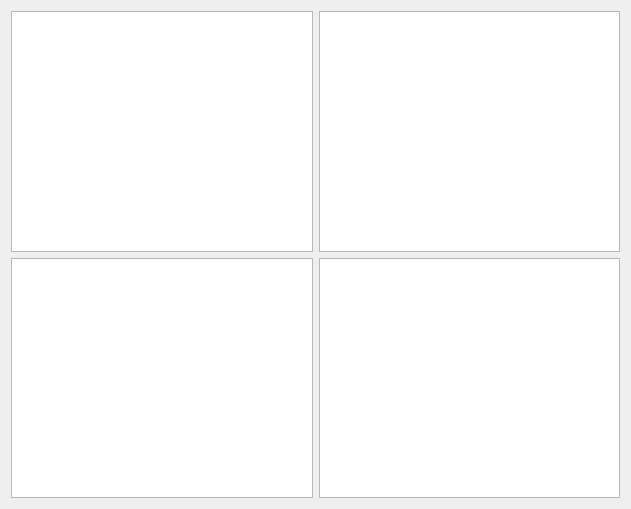
<?xml version="1.0" encoding="UTF-8"?>
<ui version="4.0">
 <class>OneDPlot</class>
 <widget class="QDialog" name="OneDPlot">
  <property name="windowModality">
   <enum>Qt::NonModal</enum>
  </property>
  <property name="geometry">
   <rect>
    <x>0</x>
    <y>0</y>
    <width>631</width>
    <height>509</height>
   </rect>
  </property>
  <property name="sizePolicy">
   <sizepolicy hsizetype="Expanding" vsizetype="Expanding">
    <horstretch>0</horstretch>
    <verstretch>0</verstretch>
   </sizepolicy>
  </property>
  <property name="windowTitle">
   <string>Dialog</string>
  </property>
  <property name="layoutDirection">
   <enum>Qt::LeftToRight</enum>
  </property>
  <property name="autoFillBackground">
   <bool>false</bool>
  </property>
  <layout class="QGridLayout" name="gridLayout_2">
   <item row="4" column="0">
    <widget class="QChartView" name="RiceFactor"/>
   </item>
   <item row="4" column="1">
    <widget class="QChartView" name="DelaySpread">
     <property name="autoFillBackground">
      <bool>true</bool>
     </property>
     <property name="resizeAnchor">
      <enum>QGraphicsView::AnchorViewCenter</enum>
     </property>
    </widget>
   </item>
   <item row="3" column="0">
    <widget class="QChartView" name="PWR"/>
   </item>
   <item row="3" column="1">
    <widget class="QChartView" name="SNR">
     <property name="sizeAdjustPolicy">
      <enum>QAbstractScrollArea::AdjustToContents</enum>
     </property>
    </widget>
   </item>
  </layout>
 </widget>
 <customwidgets>
  <customwidget>
   <class>QChartView</class>
   <extends>QGraphicsView</extends>
   <header>QtCharts</header>
  </customwidget>
 </customwidgets>
 <resources/>
 <connections/>
</ui>
